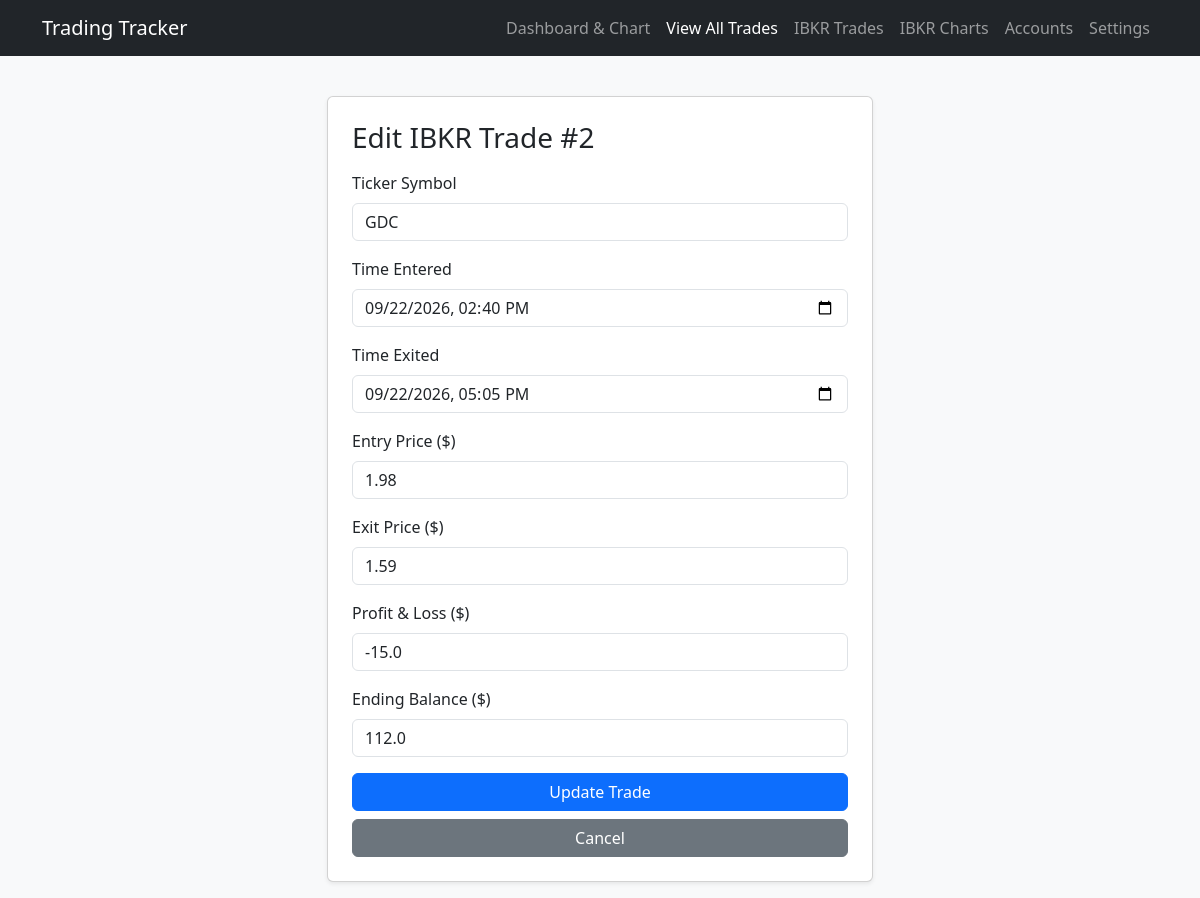
Page /ibkr/edit/2 on the committed database.
### flask_app.py (models this page shows)
class IBKRTrade(db.Model):
    id = db.Column(db.Integer, primary_key=True)
    ticker = db.Column(db.String(20), nullable=False)
    time_entered = db.Column(db.String(50), nullable=False)
    time_exited = db.Column(db.String(50), nullable=False)
    entry_price = db.Column(db.Float, nullable=False, default=0.0)
    exit_price = db.Column(db.Float, nullable=False, default=0.0)
    pnl = db.Column(db.Float, nullable=False, default=0.0)
    balance = db.Column(db.Float, nullable=False, default=0.0)
    timestamp = db.Column(db.DateTime, default=datetime.utcnow)

### flask_app.py (the view, shortened to what this page needs)
@app.route('/ibkr/edit/<int:id>', methods=['GET', 'POST'])
def edit_ibkr_trade(id):
    ibkr_trade = IBKRTrade.query.get_or_404(id)
    return render_template('edit_ibkr.html', trade=ibkr_trade)

### flask_app.py (called while the page is built)
def get_active_account():
    try:
        account = db.session.get(Account, int(request.cookies.get('account_id', '')))
    except ValueError:
        account = None
    return account or Account.query.order_by(Account.id.asc()).first()

@app.context_processor
def inject_accounts():
    return {
        'accounts': Account.query.order_by(Account.id.asc()).all(),
        'active_account': get_active_account(),
        'account_summary': account_summary,
    }

### templates/edit_ibkr.html (shortened to what this page needs)
<!DOCTYPE html>
<html lang="en">
<head>
    <link href="https://cdn.jsdelivr.net/npm/bootstrap@5.3.0/dist/css/bootstrap.min.css" rel="stylesheet">
</head>
<body class="bg-light">
    <nav class="navbar navbar-expand-lg navbar-dark bg-dark mb-4">
        <div class="container">
            <a class="navbar-brand" href="/">Trading Tracker</a>
              <div class="navbar-nav">
                <a class="nav-link" href="/">Dashboard & Chart</a>
                <a class="nav-link active" href="/trades-list">View All Trades</a>
                <a class="nav-link" href="/ibkr">IBKR Trades</a>
                <a class="nav-link" href="/ibkr-charts">IBKR Charts</a>
                <a class="nav-link" href="/accounts">Accounts</a>
                <a class="nav-link" href="/settings">Settings</a>
            </div>
        </div>
    </nav>
    <div class="container py-3">
        <div class="row justify-content-center">
            <div class="col-md-6">
                <div class="card shadow-sm p-4">
                    <h3 class="card-title mb-3">Edit IBKR Trade #{{ trade.id }}</h3>
                    <form method="POST">
                        <div class="mb-3">
                            <label class="form-label">Ticker Symbol</label>
                            <input type="text" class="form-control" name="ticker" value="{{ trade.ticker }}" required>
                        </div>
                        <div class="mb-3">
                            <label class="form-label">Time Entered</label>
                            <input type="datetime-local" class="form-control" name="time_entered" value="{{ trade.time_entered }}" required>
                        </div>
                        <div class="mb-3">
                            <label class="form-label">Time Exited</label>
                            <input type="datetime-local" class="form-control" name="time_exited" value="{{ trade.time_exited }}" required>
                        </div>
                        <div class="mb-3">
                            <label class="form-label">Entry Price ($)</label>
                            <input type="number" step="any" class="form-control" name="entry_price" value="{{ trade.entry_price }}" required>
                        </div>
                        <div class="mb-3">
                            <label class="form-label">Exit Price ($)</label>
                            <input type="number" step="any" class="form-control" name="exit_price" value="{{ trade.exit_price }}" required>
                        </div>
                        <div class="mb-3">
                            <label class="form-label">Profit & Loss ($)</label>
                            <input type="number" step="any" class="form-control" name="pnl" value="{{ trade.pnl }}" required>
                        </div>
                        <div class="mb-3">
                            <label class="form-label">Ending Balance ($)</label>
                            <input type="number" step="any" class="form-control" name="balance" value="{{ trade.balance }}" required>
                        </div>
                        <button type="submit" class="btn btn-primary w-100 mb-2">Update Trade</button>
                        <a href="/ibkr" class="btn btn-secondary w-100">Cancel</a>
                    </form>
                </div>
            </div>
        </div>
    </div>
</body>
</html>

### rows in the picture
IBKRTrade: id "2", ticker "GDC", time_entered "09/22/2026 14:40", time_exited "09/22/2026 17:05", entry_price "1.98", exit_price "1.59", pnl "-15.0", balance "112.0"
